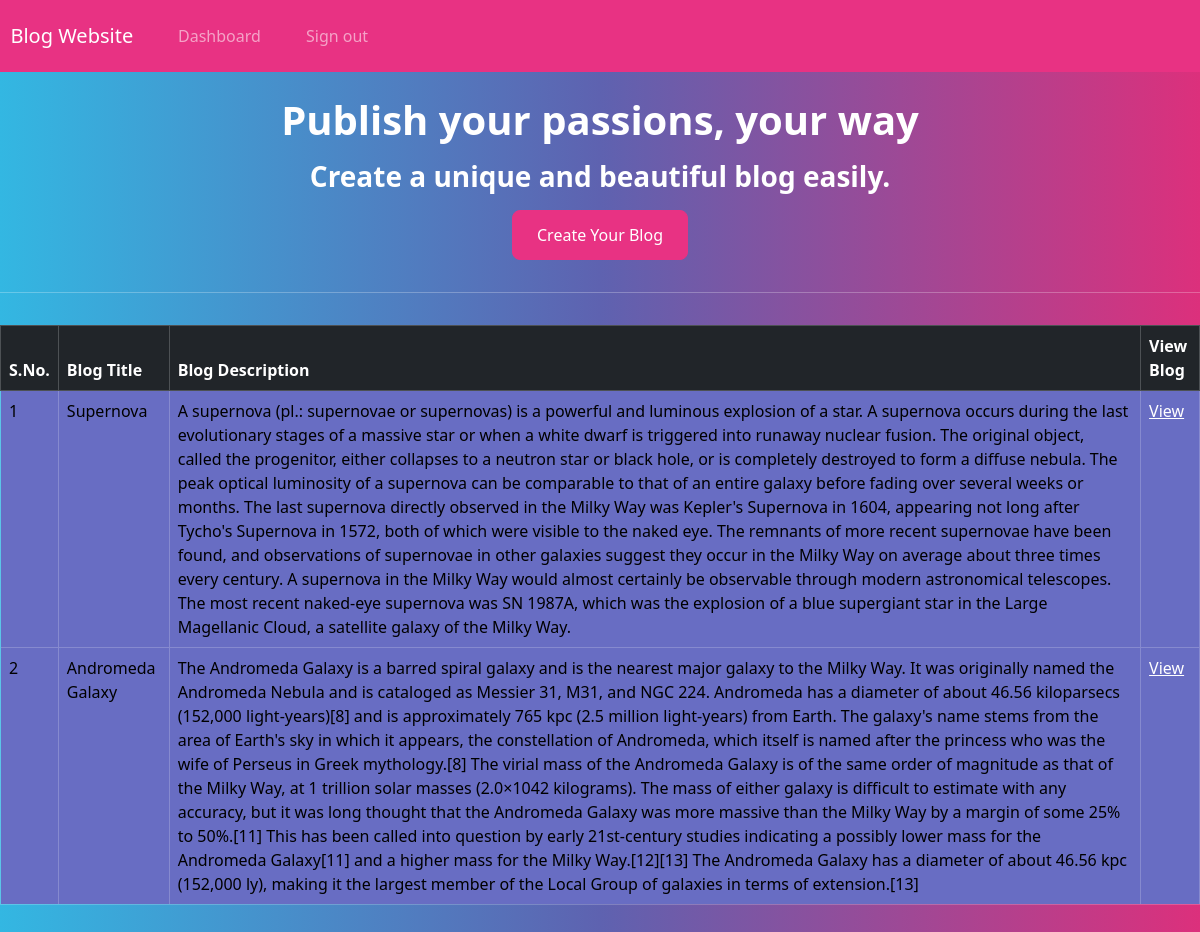
The app's page / (signed in) with its own data.
### blogwebsite/models.py (models this page shows, shortened)
class Blog(models.Model):
    user = models.ForeignKey(User, on_delete = models.SET_NULL, null = True, blank = True)
    title = models.CharField(max_length = 100,default = False)
    description = models.TextField(default = False)

### blogwebsite/views.py (the view)
# urls.py: path('',index,name='index'),
def index(request):
    queryset = Blog.objects.all()
    context = {'data' : queryset}
    return render(request,'index.html',context)

### blogwebsite/templates/index.html (shortened to what this page needs)
{% extends  'base.html' %}
{% block content %}
<body>
    <div class="centered">
        <h1>Publish your passions, your way</h1>
        <h3>Create a unique and beautiful blog easily.</h3>
        <a type="button" href ='{% url "createBlog" %}' class="btn btn-primary">Create Your Blog</a>
    </div>
    <hr>
    <table class="table table-hover table-bordered">
        <thead class="table-dark">
            <tr>
                <th scope="col"> S.No. </th>
                <th scope="col"> Blog Title </th>
                <th scope="col"> Blog Description </th>
                <th scope="col"> View Blog</th>
            </tr>
        </thead>
        <tbody>
        {% if data %}
            {% for data in data %}
            <tr>
                <td> {{forloop.counter}} </td>
                <td> {{data.title}} </td>
                <td> {{data.description}} </td>
                <td> <a href="{% url 'single_blog_view' data.id %}">View</a> </td>
            </tr>
            {% endfor %}
        {% endif %}
        </tbody>
    </table>
</body>
{% endblock %}

### static/css/style.css (style rules this page uses)
.centered { text-align: center; }

### records on screen
Blog: title "Supernova", description "A supernova (pl.: supernovae or supernovas) is a powerful and luminous explosion of a star. A supernova occurs during the last evolutionary stages of a massive star or when a white dwarf is triggered into runaway nuclear fusion. The original object, called the progenitor, either collapses to a neutron star or black hole, or is completely destroyed to form a diffuse nebula. The peak optical luminosity of a supernova can be comparable to that of an entire galaxy before fading over several weeks or months. The last supernova directly observed in the Milky Way was Kepler's Supernova in 1604, appearing not long after Tycho's Supernova in 1572, both of which were visible to the naked eye. The…"
Blog: title "Andromeda Galaxy", description "The Andromeda Galaxy is a barred spiral galaxy and is the nearest major galaxy to the Milky Way. It was originally named the Andromeda Nebula and is cataloged as Messier 31, M31, and NGC 224. Andromeda has a diameter of about 46.56 kiloparsecs (152,000 light-years)[8] and is approximately 765 kpc (2.5 million light-years) from Earth. The galaxy's name stems from the area of Earth's sky in which it appears, the constellation of Andromeda, which itself is named after the princess who was the wife of Perseus in Greek mythology.[8] The virial mass of the Andromeda Galaxy is of the same order of magnitude as that of the Milky Way, at 1 trillion solar masses (2.0×1042 kilograms). The mass of…"
